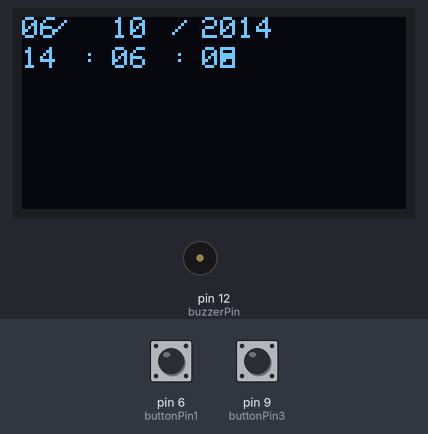
Bench run of a sketch on a simulated Arduino Uno, built with avr-gcc and run on an emulated ATmega328P. On the bench: 128×64 one-colour display, buzzer (waves = sounding, pin HIGH). Inputs (shaded band) come from the test bench; at power-on: pin 6 (buttonPin1) HIGH, pin 9 (buttonPin3) HIGH.

Above: at 5.7 s.
5.8 s: pin 6 (buttonPin1) pulled LOW for 2.65 s
At 8.8 s:
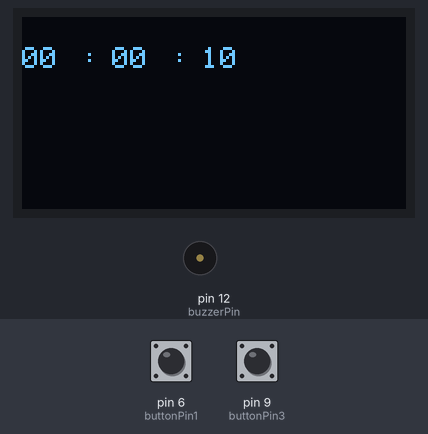
13.4 s: pin 6 (buttonPin1) pulled LOW for 2.65 s
At 15.5 s:
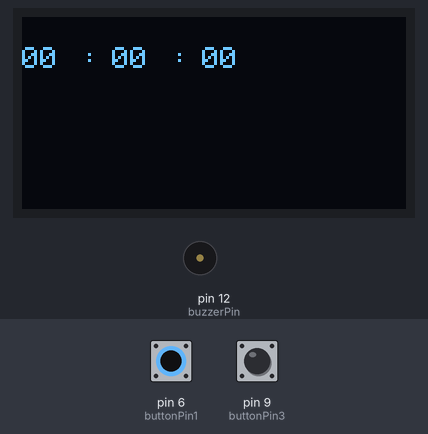
18.0 s: pin 6 (buttonPin1) pulled LOW for 2.65 s
At 19.3 s:
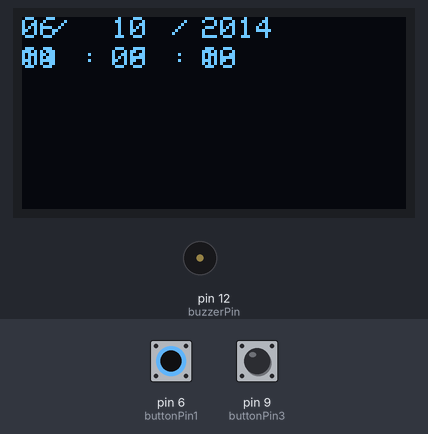
Timing chart, 0 to 21.0 s (numbered marks = the images above; inputs shaded):
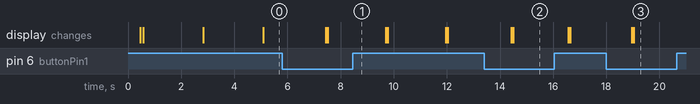

Measured:
- after the input at 5.8 s, the display: first changes after 1.6 s (image 1 shows a later state)
- after the input at 18.0 s, the display: first changes after 0.96 s (image 3 shows a later state)

The sketch:

day_time.ino
```cpp
#include <Time.h>               //the Arduino): http://playground.arduino.cc/Code/Time
#include <SPI.h>
#include <Wire.h>
#include <SoftwareSerial.h>
#include <Adafruit_GFX.h>
#include <Adafruit_SSD1306.h>
#include <math.h>

#define OLED_RESET 8
Adafruit_SSD1306 display(OLED_RESET);

#if (SSD1306_LCDHEIGHT != 64)
#error("Height incorrect, please fix Adafruit_SSD1306.h!");
#endif

int buttonPin1 = 6;
int buttonPin2 = 8;
int buttonPin3 = 9;
int buzzerPin = 12;

int tSeconds=10, tMinutes=0, hours=0;  //this line, along with another line in void timerFunction(), is where you can adjust the amount of time that is counted down in                                                                    //the timer function
int centiseconds=0, sSeconds=0, sMinutes=0;

int button1Counter = 0;  //this section initializes the button counters, which is how the buttons can have multiple operations within the same function - more info:
int button1State = 0;        // http://arduino.cc/en/Tutorial/ButtonStateChange
int lastButton1State = 0;
int button2Counter = 0;
int button2State = 0;
int lastButton2State = 0;


void setup()
{
  display.begin(SSD1306_SWITCHCAPVCC, 0x3c);
  display.clearDisplay();
  setTime(14,06,00,10,06,2014);  // this is how you can set the time for the clock function (hour,minute,second,day,month,year)
  pinMode(buttonPin1, INPUT_PULLUP);
  pinMode(buttonPin2, INPUT_PULLUP);
  pinMode(buttonPin3, INPUT_PULLUP);
  pinMode(buzzerPin, OUTPUT);
}

void loop()
{
  button1State = digitalRead(buttonPin1);  //this section gives the "Mode" button the ability to have three seperate operations
  if(button1State != lastButton1State)
  {
    if(button1State = HIGH)
    {
      button1Counter++;
      button2Counter = 1;
      delay(200);
    }
  }
  lastButton1State = button1State;
  if(button1Counter > 3)
  {
    button1Counter = 1;
  }
  button2State = digitalRead(buttonPin2);  //similarly, this section allows the "Start/Stop" button the ability to have two seperate functions
  if(button2State != lastButton2State)
  {
    if(button2State = HIGH)
    {
      button2Counter++;
      delay (200);
    }
  }
  lastButton2State = button2State;
  if(button2Counter > 2)
  {
    button2Counter = 1;
  }

 switch(button1Counter)  //switch case is really nice for changing the clock between its three functions
  {
    case 1:  //the clock defaults to clockFunction()
    //display.clearDisplay();
    display.setTextColor(WHITE);
    display.setCursor(20, 10);
    display.print(":");
    display.setCursor(50, 10);
    display.print(":");
    display.display();
    clockFunction();
    delay(2000);
    break;
    case 2:  //if the "Mode" button is pressed, clock switches to timerFunction()
    display.clearDisplay();
    display.setTextColor(WHITE);
    display.setCursor(20, 10);
    display.print(":");
    display.setCursor(50, 10);
    display.print(":");
    display.display();
    timerFunction();
    delay(2000);
    break;
    case 3:  //if "Mode" is pressed again, the clock switches once more to stopwatchFunction()
    display.clearDisplay();
    display.setTextColor(WHITE);
    display.setCursor(20, 10);
    display.print(":");
    display.setCursor(50, 10);
    display.print(":");
    display.display();
    stopwatchFunction();
    delay(2000);
    break;
  }
}

void clockFunction()  //this is the time clock function; it works using the Time.h library
{
  display.setCursor(0, 0);
  display.setTextColor(WHITE);
  printDigits(month());
  display.setCursor(10, 0);
  display.print("/");
  display.setCursor(30, 0);
  printDigits(day());
  display.setCursor(50, 0);
  display.print("/");
  display.setCursor(60, 0);
  display.print(year());
  display.setCursor(0, 10);
  display.print(hour());
  display.setCursor(30, 10);
  printDigits(minute());
  display.setCursor(60, 10);
  printDigits(second());
  delay(100);
  display.display();

}

void timerFunction()  //the timer function was made with the help of this post: http://pastebin.com/f57045830
{
  if(button2Counter == 2)  //if "Start/Stop" is pressed, the timer counts down
  {
    static unsigned long lastTick = 0;
    if (tSeconds > 0)
    {
      if (millis() - lastTick >= 1000)
        {
        lastTick = millis();
        tSeconds--;
        lcdOutput();
      }
     }
    if (tMinutes > 0)
    {
      if (tSeconds <= 0)
      {
        tMinutes--;
        tSeconds = 60;
      }
    }
    if (hours > 0)
    {
      if (tMinutes <= 0)
      {
        hours--;
        tMinutes = 60;
      }
    }
  }
  else  //if "Start/Stop" is unpressed or pressed a second time, display the current time, but don't count down
  {
    lcdOutput();
  }
  if(hours == 00 && tMinutes == 00 && tSeconds == 00)  //when timer ends, the alarm goes off
  {
    button2Counter = 1;
    while(digitalRead(buttonPin3) == HIGH)  //the alarm will only go off until "Restart" is pressed
    {
      display.setCursor(0, 10);
      display.setTextColor(WHITE);
      display.print("00:00:00");
      digitalWrite(buzzerPin, HIGH);
      delay(100);
      digitalWrite(buzzerPin, LOW);
      delay(100);
    }
    if(digitalRead(buttonPin3) == LOW)  //when "Restart" is pressed, the timer resets
    {
      hours = 0;  //this part also
      tMinutes = 0;
      tSeconds = 10;
      lcdOutput();
    }
  }
  if(digitalRead(buttonPin3) == LOW && button2Counter == 1)  //resets the timer when "Restart" button is pressed, as long as the timer is NOT running
  {
    hours = 0;  //this part also must be changed when the timer is altered, to match the initial time
    tMinutes = 0;
    tSeconds = 10;
    delay(10);
  }
  display.display();
}

void stopwatchFunction()
{
  display.setCursor(60, 10);
  printDigits(centiseconds);
  display.setCursor(30, 10);
  printDigits(sSeconds);
  display.setCursor(0, 10);
  printDigits(sMinutes);
  display.display();
  if(button2Counter == 2)  //if the "Start/Stop" button is pressed, the time begins running
  {
    delay(5);
    centiseconds++;
  }
  if(digitalRead(buttonPin3) == LOW && button2Counter == 1)  //if the "Restart" button is pressed, as long as the timer is paused, the stopwatch resets to 00:00.00
  {
    centiseconds = 0;
    sSeconds = 0;
    sMinutes = 0;
  }
  if(centiseconds == 100)
  {
    centiseconds = 0;
    sSeconds++;
  }
  if(sSeconds == 60)
  {
    sSeconds = 0;
    sMinutes++;
  }
  display.display();
}

void lcdOutput()  //this is just used to display the timer on the LCD
{
  display.setCursor(0, 10);
  printDigits(hours);
  display.setCursor(30, 10);
  printDigits(tMinutes);
  display.setCursor(60, 10);
  printDigits(tSeconds);
  delay(100);
  display.display();

}

void printDigits(int digits)  //this void function is really useful; it adds a "0" to the beginning of the number, so that 5 minutes is displayed as "00:05:00", rather than "00:5 :00"
{
  if(digits < 10)
  {
    display.print("0");
    display.print(digits);
  }
  else
  {
    display.print(digits);
  }
  display.display();

}
```
